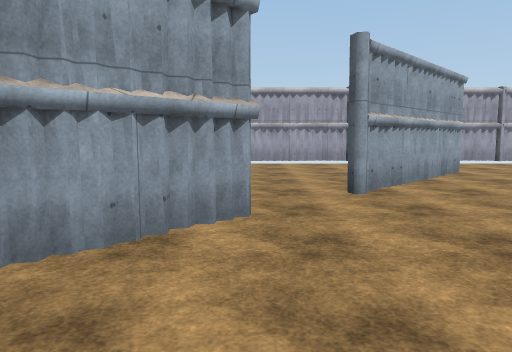
View 1 (above)

18 first-person views from a walk through a 3-D level made in the Unity game engine. The camera is 1.5 m above the floor, tilts 6° down and sees 70° across. The floor is counted in squares, 2 m on a side. Each view is taken from the middle of a square. On the plan, view 1 faces up. The plan holds only what a view shows up to about 11 squares ahead; the rest is blank. The player is left out. Some animated figures are left out. Surface patterns are stand-ins for the level's own textures.

View 2
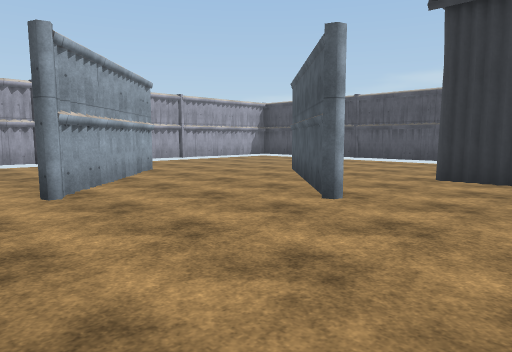

View 3
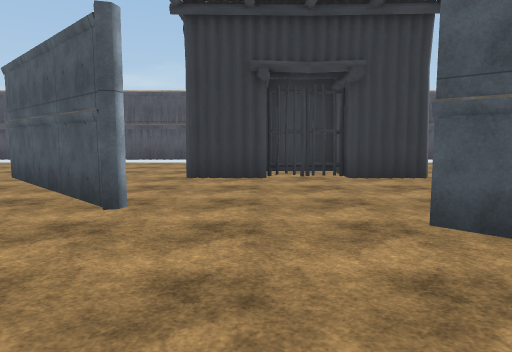

View 4
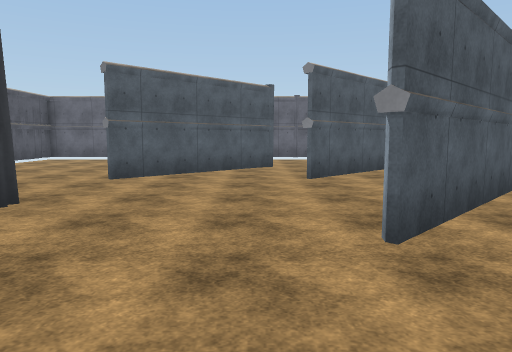

View 5
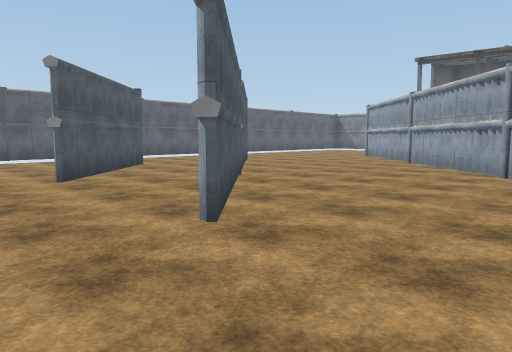

View 6
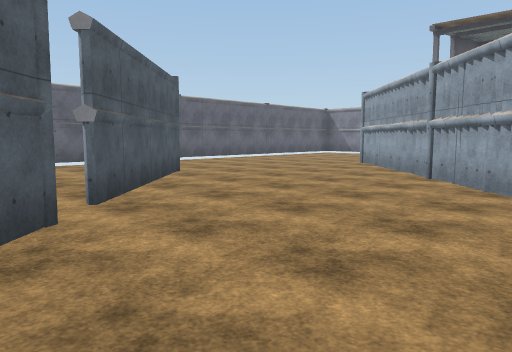

View 7
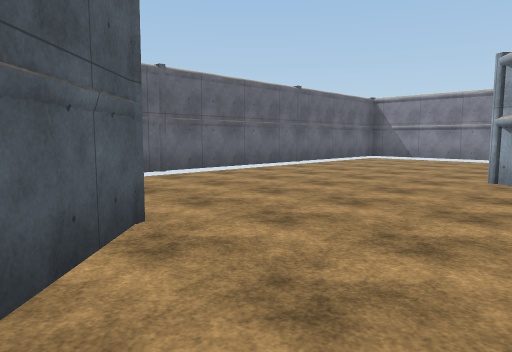

View 8
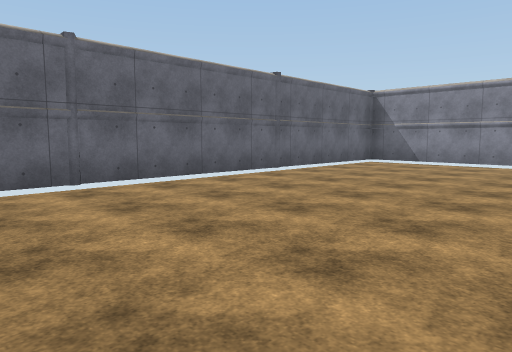

View 9
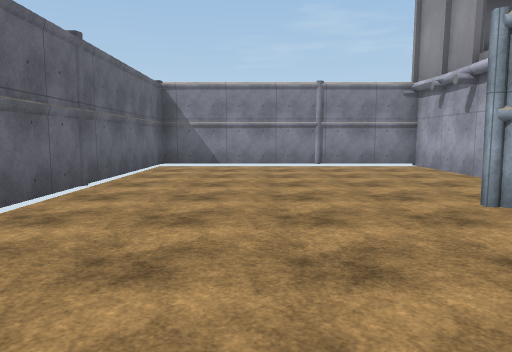

View 10
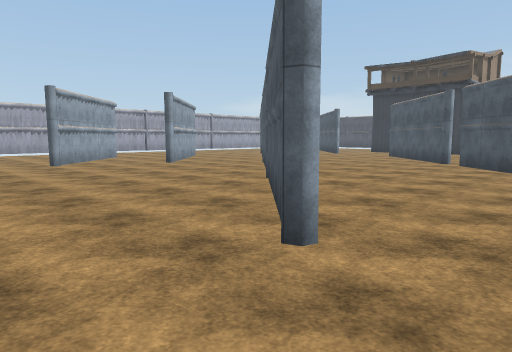

View 11
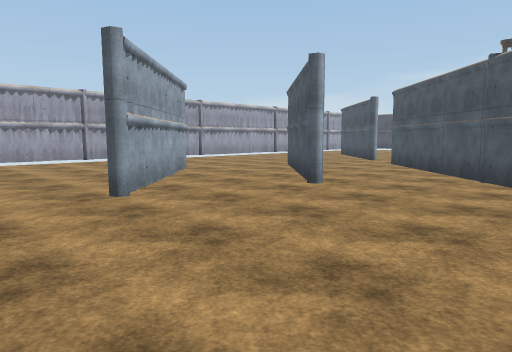

View 12
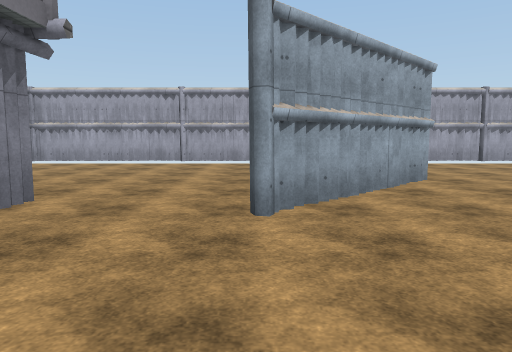

View 13
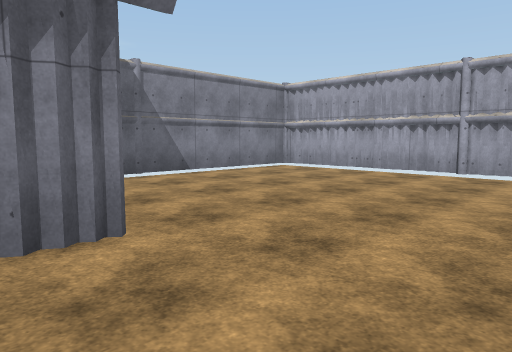

View 14
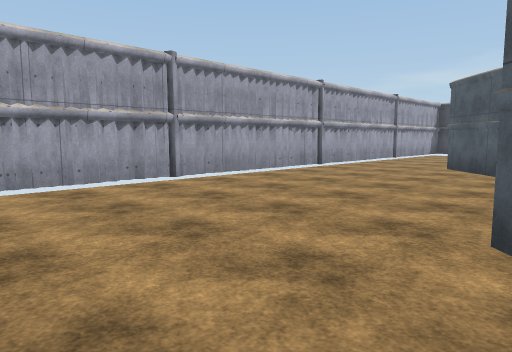

View 15
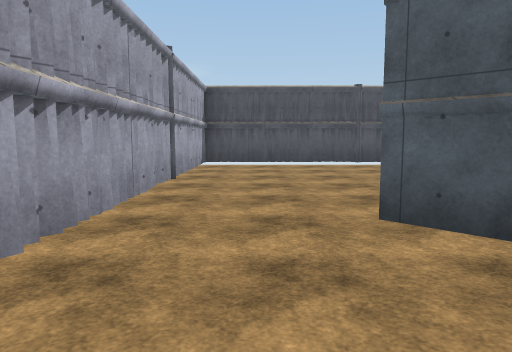

View 16
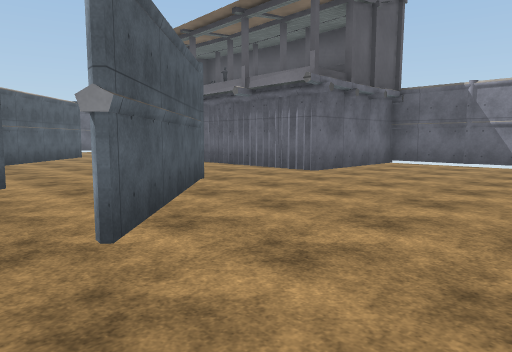

View 17
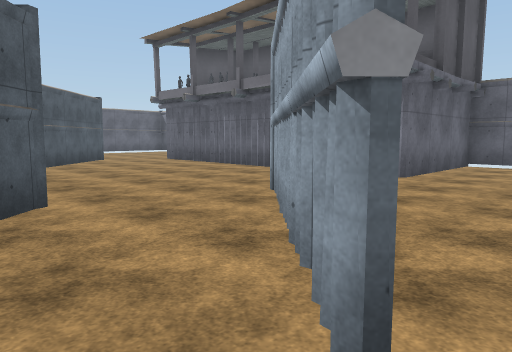

View 18
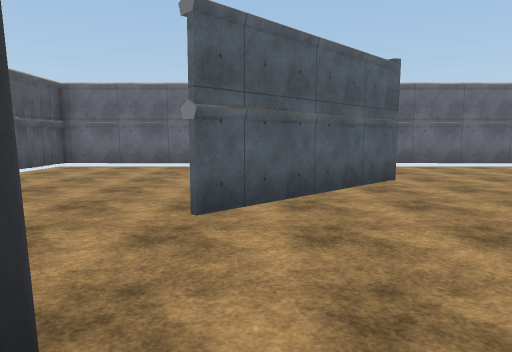

### Floor plan
Key: @ floor where view 1 was taken; # wall or solid block; . floor; O other object.
Columns run from 15 left of view 1 to 11 right of it. Each row starts with its distance up from view 1.
 11 ###########################
 10 #......... ...............#
  9 #.........................#
  8 #.........................#
  7 #.................##......#
  6 #........##......##.......#
  5 #.......##..#....#...#....#
  4 #####..##..##.......##....#
  3     #.....##..#....##.....#
  2     #........##.......##
  1     #.......##........O#
  0     #......##..@......O#
 -1     #.....##.....##...##
 -2     #....##.....##....#
 -3      ...##......#........
 -4 #### ..##.................#
 -5 #.....##.....##..##. #...
 -6 #...........##..##.   ...
 -7 #...........#...#..#  ....
 -8 #........... ......   ....
 -9 #..........  . ....    ...#
-10 #.......... .. ....    ...#
-11 ###################    ####

Positions as (right, up) in squares from view 1, and headings:
1: (0, 0), facing up
2: (0, 0), facing up-right
3: (0, 1), facing right
4: (4, 2), facing down
5: (5, 2), facing down-left
6: (1, 0), facing down-left
7: (-2, -4), facing down-left
8: (-4, -5), facing down-left
9: (-5, -8), facing left
10: (-11, -7), facing up-right
11: (-10, -1), facing up-right
12: (-8, 0), facing up
13: (-8, 3), facing up-left
14: (-5, 5), facing up-right
15: (1, 9), facing right
16: (-4, 9), facing down-left
17: (-4, 7), facing down-left
18: (6, -1), facing down
